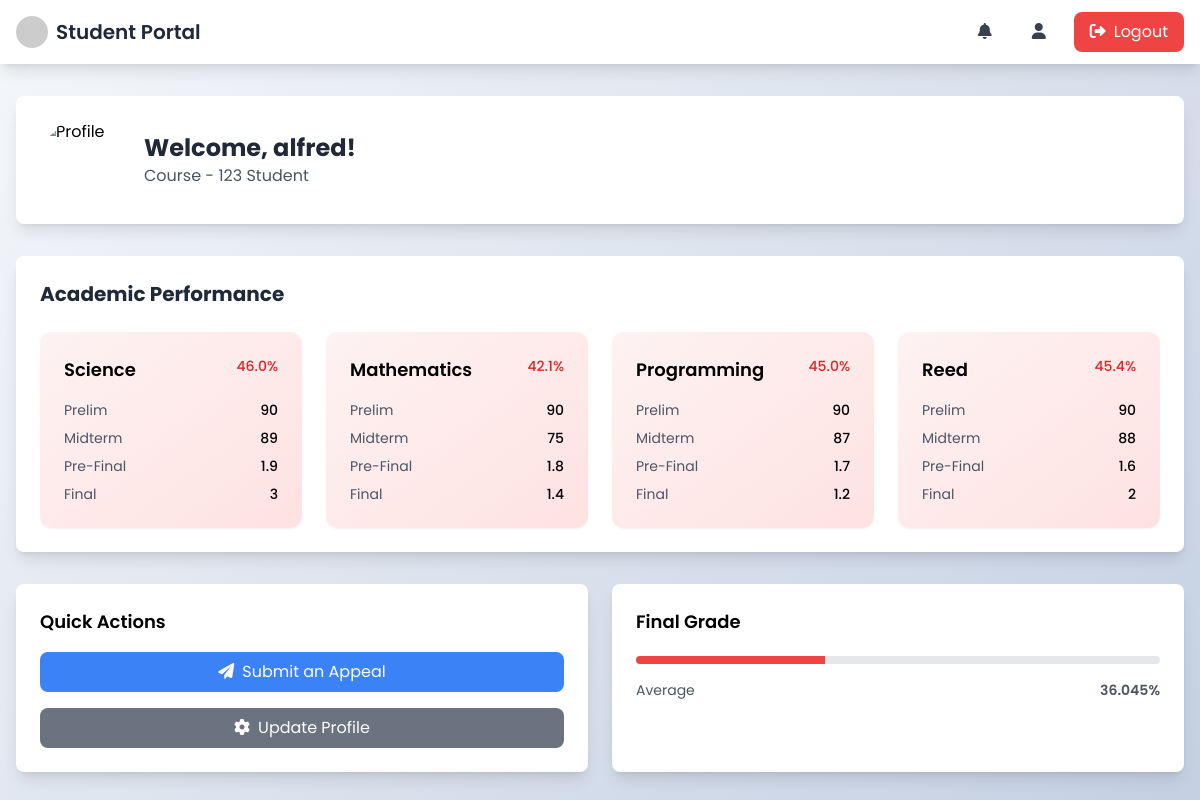
/dist/student/student.php (signed in), run on the app's committed database.
### tables this page shows
CREATE TABLE `grades_tb` (
  `g_id` int(11) NOT NULL,
  `a_id` int(11) NOT NULL,
  `g_science1` double DEFAULT NULL,
  `g_science2` double DEFAULT NULL,
  `g_science3` double DEFAULT NULL,
  `g_science4` double DEFAULT NULL,
  `g_math1` double DEFAULT NULL,
  `g_math2` double DEFAULT NULL,
  `g_math3` double DEFAULT NULL,
  `g_math4` double DEFAULT NULL,
  `g_programming1` double DEFAULT NULL,
  `g_programming2` double DEFAULT NULL,
  `g_programming3` double DEFAULT NULL,
  `g_programming4` double NOT NULL,
  `g_reed1` double DEFAULT NULL,
  `g_reed2` double DEFAULT NULL,
  `g_reed3` double DEFAULT NULL,
  `g_reed4` double DEFAULT NULL,
  `g_prelim` double DEFAULT NULL,
  `g_midterm` double DEFAULT NULL,
  `g_prefinal` double DEFAULT NULL,
  `g_final` double DEFAULT NULL,
  `g_total` double DEFAULT NULL,
  `g_1` double DEFAULT NULL,
  `g_2` double DEFAULT NULL,
  `g_3` double DEFAULT NULL,
  `g_4` double DEFAULT NULL,
  `g_asd1` double DEFAULT NULL,
  `g_asd2` double DEFAULT NULL,
  `g_asd3` double DEFAULT NULL,
  `g_asd4` double DEFAULT NULL,
  `g_atay1` double DEFAULT NULL,
  `g_atay2` double DEFAULT NULL,
  `g_atay3` double DEFAULT NULL,
  `g_atay4` double DEFAULT NULL
);

CREATE TABLE `acc_tb` (
  `a_id` int(50) NOT NULL,
  `a_fn` varchar(50) DEFAULT NULL,
  `a_email` varchar(50) DEFAULT NULL,
  `a_password` varchar(250) DEFAULT NULL,
  `a_type` enum('staff','student','admin') DEFAULT NULL,
  `a_grade` varchar(50) DEFAULT NULL,
  `a_gender` varchar(50) DEFAULT NULL,
  `a_age` int(50) DEFAULT NULL,
  `a_pc` varchar(50) DEFAULT NULL,
  `a_pcn` varchar(50) DEFAULT NULL,
  `a_image` varchar(50) DEFAULT NULL,
  `a_status` varchar(50) NOT NULL
);

### dist/student/student.php (the view, shortened to what this page needs)
<?php
$conn = new mysqli('localhost', 'root', '', 'grading_db');
$user_id = $_SESSION['user_id'];
$stmt = $conn->prepare("
    SELECT a.*, g.*
    FROM acc_tb a
    LEFT JOIN grades_tb g ON a.a_id = g.a_id
    WHERE a.a_id = ?
");
$stmt->bind_param("i", $user_id);
$stmt->execute();
$result = $stmt->get_result();
$student = $result->fetch_assoc();
?>
<!DOCTYPE html>
<html lang="en">
<head>
    <script src="https://cdn.tailwindcss.com"></script>
    <link href="https://cdnjs.cloudflare.com/ajax/libs/font-awesome/6.0.0/css/all.min.css" rel="stylesheet">
    <link rel="stylesheet" href="https://cdnjs.cloudflare.com/ajax/libs/animate.css/4.1.1/animate.min.css">
</head>
<body class="min-h-screen">
    <nav class="bg-white shadow-lg">
        <div class="max-w-7xl mx-auto px-4">
            <div class="flex justify-between items-center h-16">
                <div class="flex items-center">
                    <img src="https://via.placeholder.com/40" alt="Logo" class="h-8 w-8 rounded-full">
                    <span class="ml-2 text-xl font-semibold text-gray-800">Student Portal</span>
                </div>
                <div class="flex items-center space-x-4">
                    <button onclick="loadNotifications()" class="nav-link px-3 py-2 text-gray-700 hover:text-blue-600">
                        <i class="fas fa-bell"></i>
                    </button>
                    <button onclick="document.getElementById('accountModal').classList.remove('hidden')" class="nav-link px-3 py-2 text-gray-700 hover:text-blue-600">
                        <i class="fas fa-user"></i>
                    </button>
                    <button onclick="window.location.href='../auth/login.php'" class="bg-red-500 hover:bg-red-600 text-white px-4 py-2 rounded-lg transition duration-300">
                        <i class="fas fa-sign-out-alt mr-2"></i>Logout
                    </button>
                </div>
            </div>
        </div>
    </nav>
    <div class="max-w-7xl mx-auto px-4 py-8">
        <div class="bg-white rounded-lg shadow-lg p-6 mb-8 animate__animated animate__fadeIn">
            <div class="flex items-center">
                <div class="flex-shrink-0">
                    <?php if (!empty($student['a_image'])): ?>
                        <img src="../uploads/profiles/<?php echo htmlspecialchars($student['a_image']); ?>" alt="Profile" class="h-20 w-20 rounded-full object-cover">
                    <?php else: ?>
                        <div class="h-20 w-20 rounded-full bg-blue-100 flex items-center justify-center">
                            <i class="fas fa-user text-blue-500 text-2xl"></i>
                        </div>
                    <?php endif; ?>
                </div>
                <div class="ml-6">
                    <h1 class="text-2xl font-bold text-gray-800">Welcome, <?php echo htmlspecialchars($student['a_fn']); ?>!</h1>
                    <p class="text-gray-600">Course - <?php echo htmlspecialchars($student['a_grade']); ?> Student</p>
                </div>
            </div>
        </div>
        <div class="bg-white rounded-lg shadow-lg p-6 mb-8">
            <h2 class="text-xl font-bold text-gray-800 mb-6">Academic Performance</h2>
            <div class="grid grid-cols-1 md:grid-cols-2 lg:grid-cols-4 gap-6">
                <?php
                $subjects = [
                    ['name' => 'Science', 'grades' => [$student['g_science1'], $student['g_science2'], $student['g_science3'], $student['g_science4']]],
                    ['name' => 'Mathematics', 'grades' => [$student['g_math1'], $student['g_math2'], $student['g_math3'], $student['g_math4']]],
                    ['name' => 'Programming', 'grades' => [$student['g_programming1'], $student['g_programming2'], $student['g_programming3'], $student['g_programming4']]],
                    ['name' => 'Reed', 'grades' => [$student['g_reed1'], $student['g_reed2'], $student['g_reed3'], $student['g_reed4']]]
                ];
                foreach ($subjects as $index => $subject):
                    $avgGrade = array_filter($subject['grades'], function ($grade) {
                        return $grade !== null;
                    });
                    $avgGrade = !empty($avgGrade) ? array_sum($avgGrade) / count($avgGrade) : 0;
                ?>
                    <div class="grade-card bg-gradient-to-br <?php echo $avgGrade >= 75 ? 'from-green-50 to-green-100' : 'from-red-50 to-red-100'; ?> rounded-xl p-6 shadow-sm" style="animation-delay: <?php echo $index * 0.1; ?>s">
                        <div class="flex justify-between items-start mb-4">
                            <h3 class="text-lg font-semibold"><?php echo $subject['name']; ?></h3>
                            <span class="text-sm font-medium <?php echo $avgGrade >= 75 ? 'text-green-600' : 'text-red-600'; ?>">
                                <?php echo number_format($avgGrade, 1); ?>%
                            </span>
                        </div>
                        <div class="space-y-2">
                            <?php foreach (['Prelim', 'Midterm', 'Pre-Final', 'Final'] as $i => $period): ?>
                                <div class="flex justify-between text-sm">
                                    <span class="text-gray-600"><?php echo $period; ?></span>
                                    <span class="font-medium"><?php echo $subject['grades'][$i] ?? '-'; ?></span>
                                </div>
                            <?php endforeach; ?>
                        </div>
                    </div>
                <?php endforeach; ?>
            </div>
        </div>
        <div class="grid grid-cols-1 md:grid-cols-2 gap-6 mb-8">
            <div class="bg-white rounded-lg shadow-lg p-6">
                <h3 class="text-lg font-semibold mb-4">Quick Actions</h3>
                <div class="space-y-4">
                    <button onclick="document.getElementById('appealModal').classList.remove('hidden')"
                        class="w-full bg-blue-500 hover:bg-blue-600 text-white px-4 py-2 rounded-lg transition duration-300">
                        <i class="fas fa-paper-plane mr-2"></i>Submit an Appeal
                    </button>
                    <button onclick="document.getElementById('accountModal').classList.remove('hidden')"
                        class="w-full bg-gray-500 hover:bg-gray-600 text-white px-4 py-2 rounded-lg transition duration-300">
                        <i class="fas fa-cog mr-2"></i>Update Profile
                    </button>
                </div>
            </div>
            <div class="bg-white rounded-lg shadow-lg p-6">
                <h3 class="text-lg font-semibold mb-4">Final Grade</h3>
                <div class="relative pt-1">
                    <?php
                    $totalGrade = $student['g_total'] ?? 0;
                    $progressColor = $totalGrade >= 75 ? 'bg-green-500' : 'bg-red-500';
                    ?>
                    <div class="overflow-hidden h-2 mb-4 text-xs flex rounded bg-gray-200">
                        <div style="width:<?php echo $totalGrade; ?>%" class="shadow-none flex flex-col text-center whitespace-nowrap text-white justify-center <?php echo $progressColor; ?> transition-all duration-500"></div>
                    </div>
                    <div class="flex justify-between text-sm text-gray-600">
                        <span>Average</span>
                        <span class="font-semibold"><?php echo $totalGrade; ?>%</span>
                    </div>
                </div>
            </div>
        </div>
    </div>
</body>
</html>

### dist/student/student.php (style rules this page uses)
body { font-family: 'Poppins', sans-serif; background: linear-gradient(135deg, #f5f7fa 0%, #c3cfe2 100%); }
.grade-card { animation: fadeInUp 0.5s ease-out; }
.nav-link { position: relative; overflow: hidden; }
.nav-link::after { content: ''; position: absolute; bottom: 0; left: 0; width: 0; height: 2px; background-color: #3b82f6; transition: width 0.3s ease; }

### data on the page
grades_tb: a.a_fn "alfred", a.a_grade "123", g_science2 "89", g_science4 "3", g_math2 "75", g_math3 "1.8", g_math4 "1.4", g_programming2 "87", g_programming3 "1.7", g_programming4 "1.2", g_reed2 "88", g_reed3 "1.6", g_total "36.045"

### other printed values
$subject['name'] "Science"
$avgGrade "46.0"
$period "Prelim"
$subject['grades'][$i] "90"
$period "Midterm"
$period "Pre-Final"
$subject['grades'][$i] "1.9"
$period "Final"
$subject['name'] "Mathematics"
$avgGrade "42.1"
$subject['name'] "Programming"
$avgGrade "45.0"
$subject['name'] "Reed"
$avgGrade "45.4"
$subject['grades'][$i] "2"
